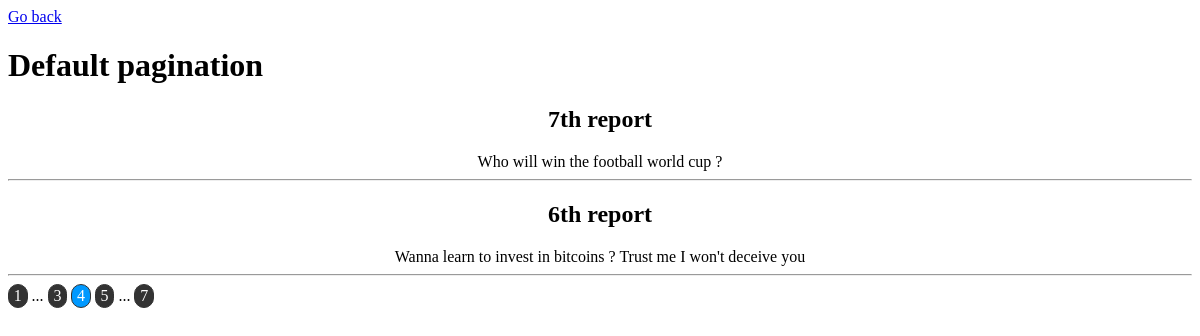
Page /default/?page=4 on the committed database.
### application/models.py (models this page shows, shortened)
class Report(models.Model):
    title = models.CharField(max_length = 100)
    text = models.CharField(max_length = 500)

### application/views.py (the view)
# urls.py: path('default/', views.default_paginating, name='default_paginating'),
def default_paginating(request):
    report_list = Report.objects.all().order_by('-pk')
    paginator = Paginator(report_list, 2)
    page_number = request.GET.get('page')
    page_obj = paginator.get_page(page_number)
    context = {
        'page_obj': page_obj
    }
    return render(request, 'default_paginating.html', context)

### application/templates/default_paginating.html (shortened to what this page needs)
<!DOCTYPE html>
<html>
    <head>
        {% load static %}
        <link rel="stylesheet" type="text/css" href="{% static 'styles/default.css' %}">
    </head>
    <body>
        <a href="../">Go back</a>
        <h1>Default pagination</h1>
        <div id="main-container">
            {% for report in page_obj %}
                <h2>{{ report.title }}</h2>
                {{ report.text }}
                <hr/>
        {% endfor %}
        </div>
        <div class="pagination">
            <span class="step-links">
            {% if page_obj.has_previous %}
                {% if 1 != page_obj.previous_page_number %}
                    <span class="box">
                        <a href="?page=1">1</a>
                    </span>
                {% endif %}
                {% if page_obj.number|add:"-1" > 2 %}
                    ...
                {% endif %}
                <span class="box">
                    <a href="?page={{ page_obj.previous_page_number }}">
                        {{ page_obj.number|add:"-1" }}
                    </a>
                </span>
            {% endif %}
            <span class="box" id="current">
                {{ page_obj.number }}
            </span>
            {% if page_obj.has_next %}
                <span class="box">
                    <a href="?page={{ page_obj.next_page_number }}">
                        {{ page_obj.number|add:"1" }}
                    </a>
                </span>
                {% if page_obj.number|add:"2" < page_obj.paginator.num_pages %}
                    ...
                {% endif %}
                {% if page_obj.next_page_number != page_obj.paginator.num_pages %}
                    <span class="box">
                        <a href="?page={{ page_obj.paginator.num_pages }}">
                            {{ page_obj.paginator.num_pages }}
                        </a>
                    </span>
                {% endif %}
            {% endif %}
            </span>
        </div>
    </body>
</html>

### application/static/styles/default.css (style rules this page uses)
#main-container { text-align: center; font-family: tahoma; }
.box { display: inline-block; border: 1px solid #333333; border-radius: 15px; background-color: #333333; text-align: center; padding-left: 0.3em; padding-right: 0.3em; padding-top: 0.15em; padding-bottom: 0.15em; }
.box a { text-decoration: none; color: #fff; }
#current { background-color: #0099ff; color: #fff; }

### rows in the picture
Report: title "7th report", text "Who will win the football world cup ?"
Report: title "6th report", text "Wanna learn to invest in bitcoins ? Trust me I won't deceive you"

### other values in the picture
{{ page_obj.number|add:"-1" }} "3"
{{ page_obj.number }} "4"
{{ page_obj.number|add:"1" }} "5"
{{ page_obj.paginator.num_pages }} "7"
